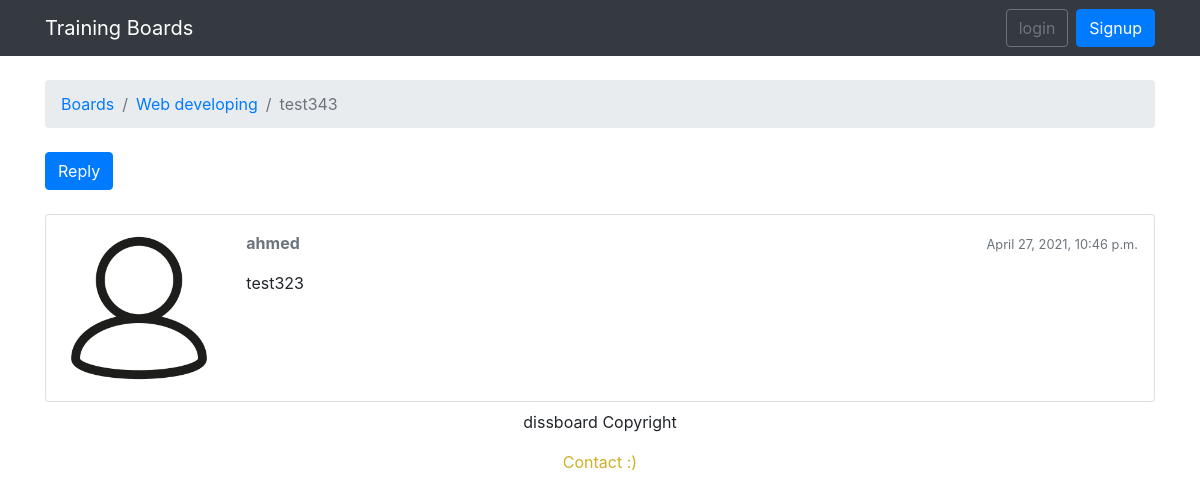
/boards/1/topics/23/, run on the app's committed database.
### boards/models.py (models this page shows, shortened)
class Topic(models.Model):
    subject = models.CharField(max_length=255)
    board = models.ForeignKey(Board, related_name= 'topics', on_delete=models.CASCADE)
    created_by = models.ForeignKey(User, related_name= 'topics', on_delete=models.CASCADE)
    created_dt = models.DateTimeField(auto_now_add=True)
    views = models.PositiveIntegerField(default=0)
    updated_by = models.ForeignKey(User, null=True, related_name='+', on_delete=models.CASCADE)
    updated_dt = models.DateTimeField(null=True)

class Board(models.Model):
    name = models.CharField(unique=True, max_length=50)
    description = models.CharField(max_length=150)

class Post(models.Model):
    message = RichTextUploadingField()
    topic = models.ForeignKey(Topic, related_name= 'posts', on_delete=models.CASCADE)
    created_by = models.ForeignKey(User, related_name= 'posts', on_delete=models.CASCADE)
    created_dt = models.DateTimeField(auto_now_add=True)
    updated_by = models.ForeignKey(User, null=True, related_name='+', on_delete=models.CASCADE)
    updated_dt = models.DateTimeField(null=True)

### boards/views.py (the view)
# urls.py: path('boards/<int:board_id>/topics/<int:topic_id>/',views.topic_posts,name='topic_posts'),
def topic_posts(request, board_id,topic_id):
    topic = get_object_or_404(Topic, board__pk=board_id,pk=topic_id)
    session_key = 'view_topic_{}'.format(topic.pk)
    if not request.session.get(session_key,False):
         topic.views+=1
         topic.save()
         request.session[session_key] = True
    return render(request, 'topic_posts.html',{'topic':topic})

### templates/topic_posts.html (shortened to what this page needs)
{% extends 'base.html' %}
{% load static %}
{% block  breadcrumb %}
               <li class="breadcrumb-item"><a href="{% url 'home' %}"> Boards</a></li>
               <li class="breadcrumb-item"><a href="{% url 'board_topics' topic.board.pk %}">{{topic.board.name}}</a></li>
               <li class="breadcrumb-item active">{{topic.subject}}</li>
 {% endblock breadcrumb %}
{% block content %}
<div class="mb-4">
   <a href="{% url 'reply_topic' topic.board.pk  topic.pk%}" class="btn btn-primary">Reply</a>
</div>
    {%for post in topic.posts.all%}
    <div class="card mb-2">
      <div class="card-body p-3">
        <div class="row">
          <div class="col-2">
            <img src="{% static 'img/user.png' %}" alt="{{ post.created_by.username }}" class="w-100">
          </div>
          <div class="col-10">
            <div class="row mb-3">
              <div class="col-6">
                <strong class="text-muted">{{ post.created_by.username }}</strong>
              </div>
              <div class="col-6 text-right">
                <small class="text-muted">{{ post.created_dt }}</small>
              </div>
            </div>
            {{ post.message | safe}}
           </div>
          </div>
        </div>
      </div>
    {%endfor%}
{% endblock content %}

### data on the page
Topic: board.name "Web developing", subject "test343"
Post: created_by.username "ahmed", created_dt "April 27, 2021, 10:46 p.m.", message "test323"
